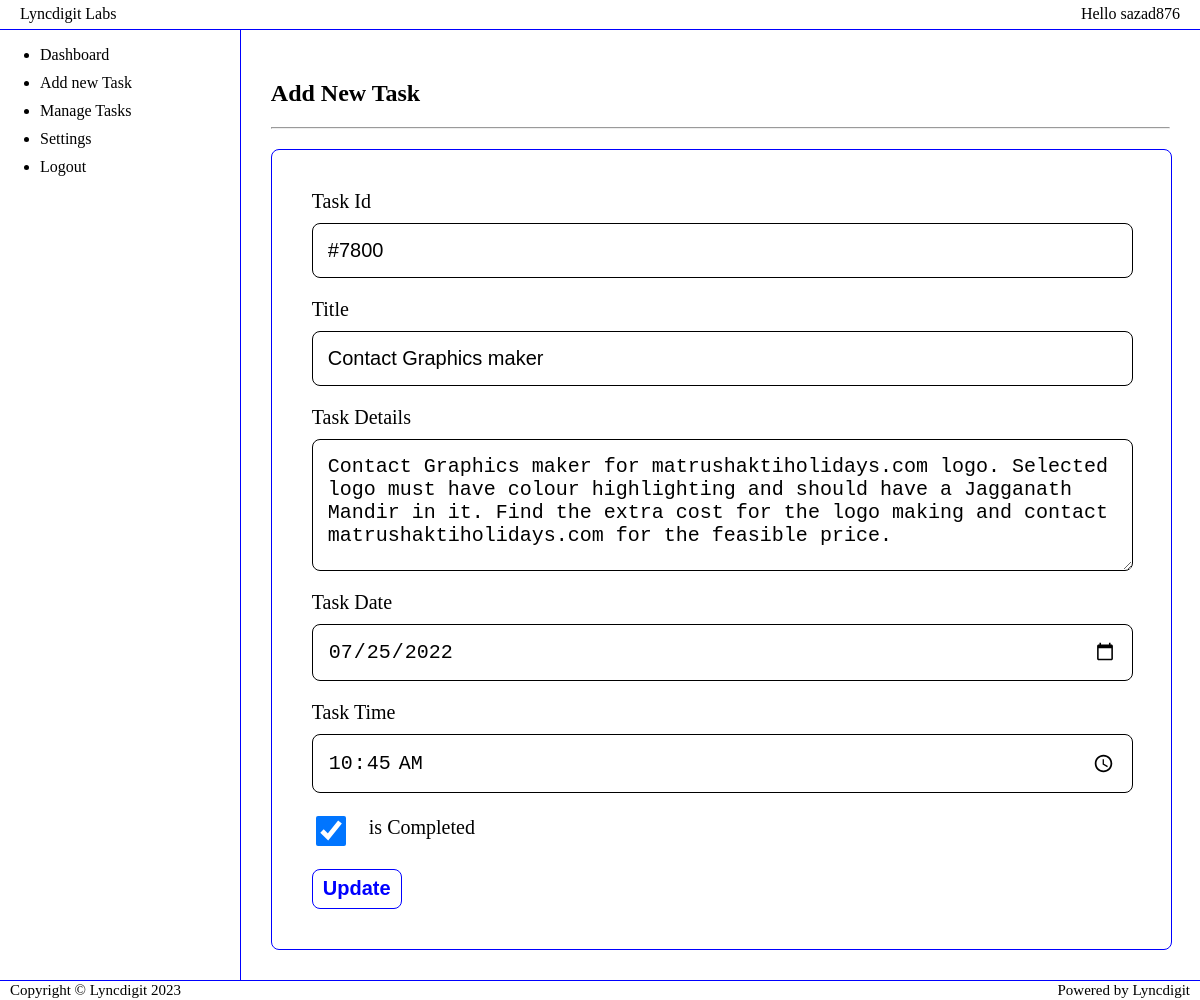
The page /manage-tasks/edit-task?taskid=7800 (signed in) on the database its author committed.
### tables this page shows
CREATE TABLE `tasks` (
  `slno` int(255) NOT NULL,
  `taskid` int(255) NOT NULL,
  `userid` varchar(255) NOT NULL,
  `title` varchar(255) NOT NULL,
  `description` longtext NOT NULL,
  `task_date` date NOT NULL,
  `task_time` time NOT NULL,
  `is_completed` tinyint(1) NOT NULL DEFAULT 0,
  `created_on` timestamp NOT NULL DEFAULT current_timestamp()
);

### manage-tasks/edit-task/index.php (the view, shortened to what this page needs)
<?php
include_once "../../config.php";
$edit_task_id = isset($_GET['taskid'])?$_GET['taskid']:die('No task id found. <a href="../">Go Back</a>');
$query = "SELECT * FROM `tasks` WHERE `tasks`.`taskid`=".$edit_task_id;
$run_query = mysqli_query($conn, $query);
$fetch = mysqli_fetch_assoc($run_query);
$checked = ($fetch['is_completed'] == 1) ? "checked" : '';
?>
<!DOCTYPE html>
<html lang="en">
<head>
    <link rel="stylesheet" href="<?=___ABS_PATH___?>styles/style001.css">
</head>
<body>
    <?php
    include_once "../../assets/header.php";
    ?>
    <section>
        <?php
        include_once "../../assets/sidebar.php";
        ?>
        <div class="tms-main-container">
            <h1>Add New Task</h1>
            <hr />
            <div class="task-posts-container">
                <form class="form-container" method="POST" action="./update-task/">
                    <div class="inputs-control">
                        <label for="title">Task Id</label>
                        <input type="text" id="title" name="taskid" value="<?="#".$fetch['taskid']?>" readonly />
                    </div>
                    <div class="inputs-control">
                        <label for="title">Title</label>
                        <input type="text" id="title" name="title" value="<?=$fetch['title']?>"/>
                    </div>
                    <div class="inputs-control">
                        <label for="details">Task Details</label>
                        <textarea id="details" name="description"><?=$fetch['description']?></textarea>
                    </div>
                    <div class="inputs-control">
                        <label for="date">Task Date</label>
                        <input type="date" id="date" name="task_date" value="<?=$fetch['task_date']?>" />
                    </div>
                    <div class="inputs-control">
                        <label for="time">Task Time</label>
                        <input type="time" id="time" name="task_time" value="<?=$fetch['task_time']?>" />
                    </div>
                    <div class="inputs-control checkbox-control">
                        <input type="checkbox" id="time" name="is_completed" <?=$checked?> />
                        <label for="time">is Completed</label>
                    </div>
                    <div class="inputs-control">
                        <button>Update</button>
                    </div>
                </form>
            </div>
        </div>
    </section>
    <?php
    include_once "../../assets/footer.php";
    ?>
</body>
</html>

### styles/style001.css (style rules this page uses)
html, body { height: 100%; width: 100%; margin: 0; padding: 0; box-sizing: border-box; display: flex; flex-direction: column; background-color: white; }
body { position: relative; }
section { height: calc(100% - 50px); width: 100%; display: flex; flex-direction: row; }
section .tms-main-container { width: calc(80% - 60px); height: calc(100% - 60px); padding: 30px; overflow-y: auto; }
section .tms-main-container .task-posts-container { height: auto; width: 100%; margin-top: 20px; display: flex; flex-direction: column; }
section .tms-main-container .task-posts-container .form-container { height: auto; width: calc(100% - 40px); padding: 20px; border: 1px solid blue; border-radius: 8px; }
section .tms-main-container .task-posts-container .form-container .inputs-control { width: calc(100% - 40px); height: auto; display: flex; flex-direction: column; margin: 20px; }
section .tms-main-container .task-posts-container .form-container .inputs-control label { height: auto; width: 100%; font-size: 20px; margin-bottom: 10px; }
section .tms-main-container .task-posts-container .form-container .inputs-control input, section .tms-main-container .task-posts-container .form-container .inputs-control textarea { height: auto; padding: 15px; width: calc(100% - 30px); border: 0.5px solid black; outline: none; font-size: 20px; border-radius: 8px; }
section .tms-main-container .task-posts-container .form-container .inputs-control textarea { height: 100px; resize: vertical; }
section .tms-main-container .task-posts-container .form-container .inputs-control button { height: 40px; width: -webkit-max-content; width: -moz-max-content; width: max-content; padding: 10px; background-color: white; color: blue; font-weight: bolder; display: flex; justify-content: center; align-items: center; border: 1px solid blue; border-radius: 8px; font-size: 20px; transition: 0.5s ease-in-out; cursor: pointer; }
section .tms-main-container .task-posts-container .form-container .checkbox-control { flex-direction: row; align-items: center; }
section .tms-main-container .task-posts-container .form-container .checkbox-control input { width: 30px; height: 30px; border-radius: 50%; }
section .tms-main-container .task-posts-container .form-container .checkbox-control label { width: -webkit-max-content; width: -moz-max-content; width: max-content; height: -webkit-max-content; height: -moz-max-content; height: max-content; margin-left: 20px; display: flex-box; align-items: center; margin-top: 3px; }

### rows shown on the page
tasks: taskid "#7800", title "Contact Graphics maker", description "Contact Graphics maker for matrushaktiholidays.com logo. Selected logo must have colour highlighting and should have a Jagganath Mandir in it. Find the extra cost for the logo making and contact matrushaktiholidays.com for the feasible price.", task_date "07/25/2022", task_time "10:45:00"

### other values the page prints
$_SESSION['tms_userid'] "sazad876"
